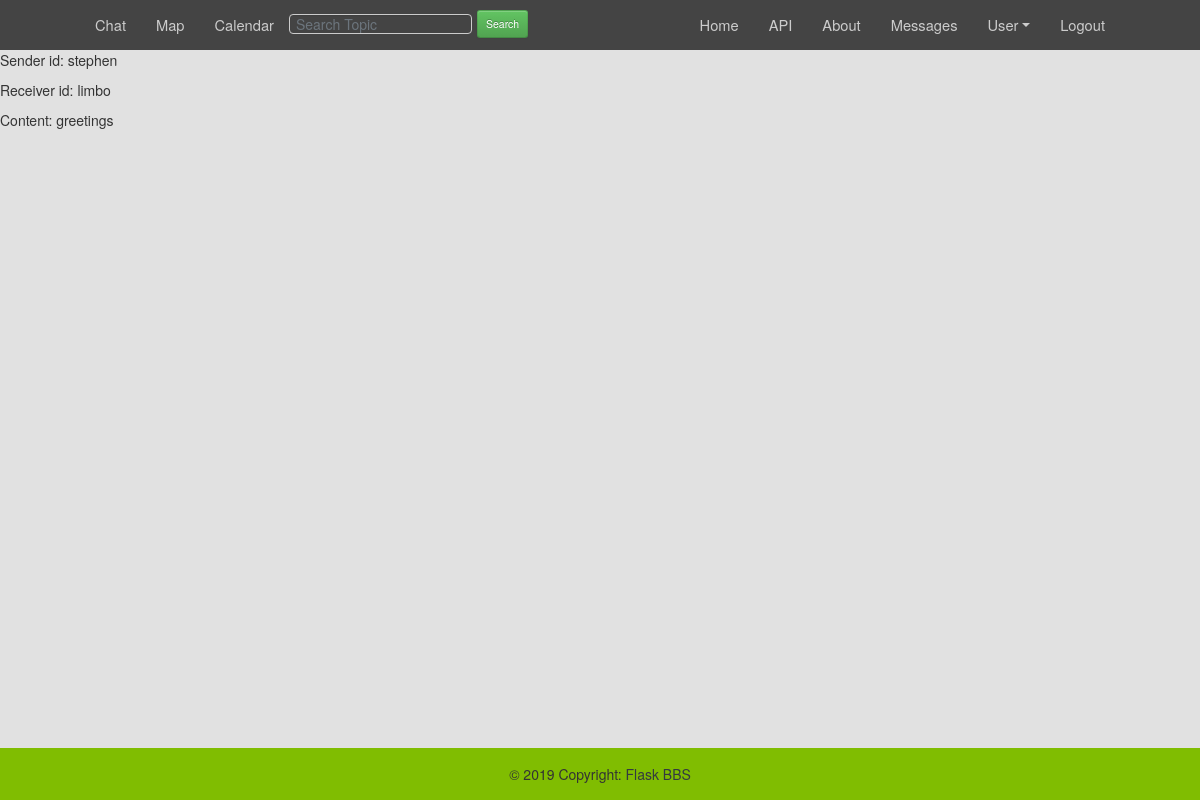
/mail/view/1 (signed in), run on the app's committed database.
### models/user.py (models this page shows, shortened)
class User(SQLMixin, db.Model):
    __tablename__ = 'User'
    """
    User 是一个保存用户数据的 model
    现在只有两个属性 username 和 password
    """
    username = Column(String(50), nullable=False)
    password = Column(String(100), nullable=False)
    image = Column(String(100), nullable=False, default='/images/base.png')
    email = Column(String(50), nullable=False, default='test@test.com')
    signature = Column(Text, default='Where the fuck I am')

### models/message.py (models this page shows)
class Messages(SQLMixin, db.Model):
    title = Column(Unicode(50), nullable=False)
    content = Column(UnicodeText, nullable=False)
    sender_id = Column(Integer, nullable=False)
    receiver_id = Column(Integer, nullable=False)

### routes/message.py (the view)
@main.route('/view/<int:id>')
def view(id):
    mail = Messages.one(id=id)
    u = current_user()
    if u.id in [mail.receiver_id, mail.sender_id]:
        send_name = User.one(id=mail.sender_id).username
        recev_name = User.one(id=mail.receiver_id).username
        return render_template('mail/detail.html', mail=mail, sname=send_name, rname=recev_name)
    else:
        return redirect(url_for('.index'))

### models/base_model.py (called while the page is built)
    @classmethod
    def one(cls, **kwargs):
        ms = cls.query.filter_by(**kwargs).first()
        return ms

### routes/__init__.py (called while the page is built)
def current_user():
    uid = session.get('user_id', '')
    u = User.one(id=uid)
    return u

### templates/mail/detail.html (shortened to what this page needs)
{% extends "base.html" %}
{% block main %}
<p>Sender id: {{ sname }}</p>
<p>Receiver id: {{ rname }}</p>
<p>Content: {{ mail.content }}</p>
{% endblock %}

### data on the page
User: username "stephen"
User: username "limbo"
Messages: content "greetings"
